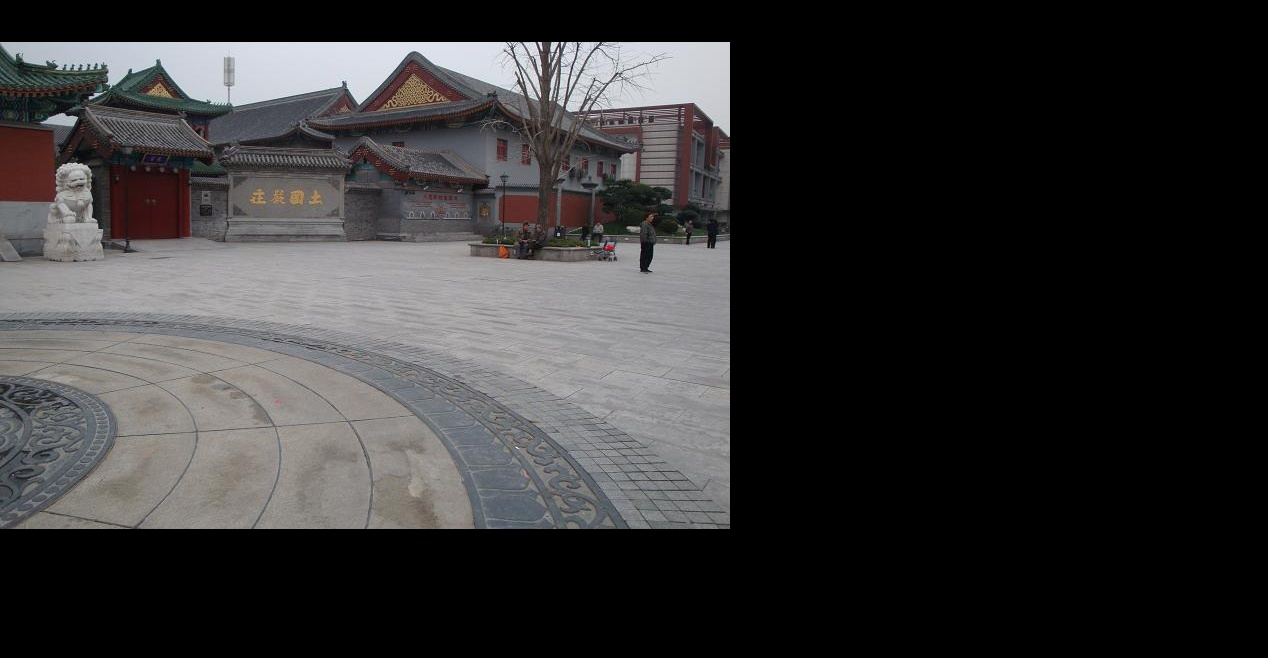
#> input picture warped_image1.jpg, 1268 x 658 px
$ python seam.py   (older library calls are emulated)
#> lines starting #> are read from the running program, lines starting #| are printed output that depends on the picture; after the words box and inside, x2 and y2 are one past the last pixel; in counts of white or black regions, pixels touching at a corner belong together
#> further down, warped_image_1 is the input picture: shape (658, 1268, 3); mean B, G, R 52.1, 51.7, 52.8
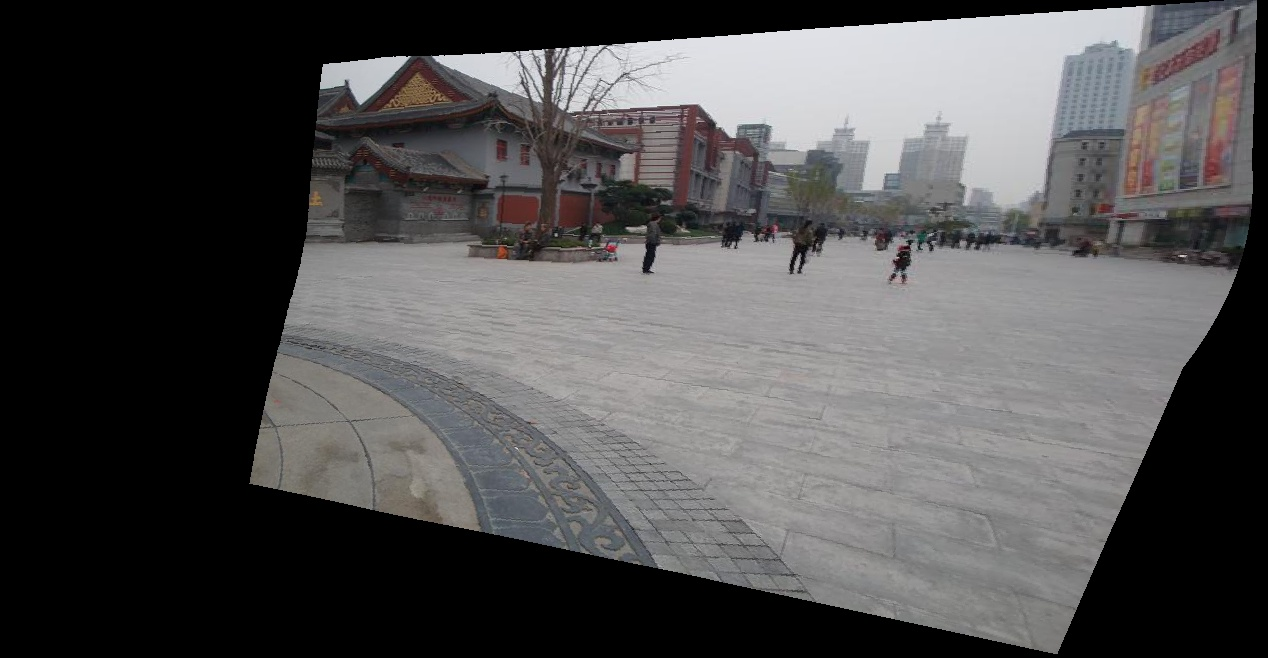
#> input picture warped_image2.jpg, 1268 x 658 px
#> further down, warped_image_2 is the input picture: shape (658, 1268, 3); mean B, G, R 79.1, 78.7, 79.6
import cv2
import numpy as np
from sklearn.cluster import KMeans
from skimage import measure, color
import copy
from constant import *
from scipy import ndimage


def find_seam(image_1, image_2):
    mask_1 = np.array(np.sum(image_1, axis=-1) > 0, dtype=np.uint8)
#> mask_1: shape (658, 1268); values 0 (black) and 1 (white), 43.5% white; 224 white regions (219 under 20 px), largest, box (x1, y1, x2, y2) and area: (0, 32, 737, 536) 362141, (416, 542, 452, 544) 72, (496, 538, 528, 540) 64, (480, 542, 512, 544) 64, (96, 542, 112, 544) 32
    mask_2 = np.array(np.sum(image_2, axis=-1) > 0, dtype=np.uint8)
#> mask_2: shape (658, 1268); values 0 (black) and 1 (white), 60.2% white; 39 black regions (38 under 20 px), largest, box (x1, y1, x2, y2) and area: (0, 0, 1268, 658) 332119
    mask_1[mask_1 > 0] = 255
    mask_2[mask_2 > 0] = 255
    ret, mask_1 = cv2.threshold(mask_1, 100, 255, cv2.THRESH_BINARY)
    ret, mask_2 = cv2.threshold(mask_2, 100, 255, cv2.THRESH_BINARY)

    # [4 lines of commented-out code are left out]

    con_mask = mask_1 | mask_2
#> con_mask: shape (658, 1268); 78.2% white; 71 black regions (68 under 20 px), largest, box (x1, y1, x2, y2) and area: (0, 0, 1268, 658) 147038, (0, 0, 1143, 42) 34182, (591, 37, 656, 40) 161
    overlap_mask = mask_1 & mask_2
#> overlap_mask: shape (658, 1268); 25.4% white; 212 white regions (208 under 20 px), largest, box (x1, y1, x2, y2) and area: (244, 40, 737, 536) 211468, (502, 538, 528, 540) 52, (384, 48, 404, 50) 40, (240, 454, 242, 464) 20
    overlap_mask = np.expand_dims(overlap_mask, axis=-1)
    overlap_image_1 = overlap_mask * image_1
    overlap_image_2 = overlap_mask * image_2

    E = calculate_E(overlap_image_1, overlap_image_2)

    # 计算ROI size
    kernel = cv2.getStructuringElement(cv2.MORPH_RECT, (3, 3))
    overlap_mask = cv2.dilate(overlap_mask, kernel)  # 膨胀操作
#> overlap_mask: shape (658, 1268); 26.1% white; 14 white regions (2 under 20 px), largest, box (x1, y1, x2, y2) and area: (239, 33, 738, 545) 217569, (489, 541, 497, 545) 32, (555, 541, 563, 545) 32
    x, y, w, h = cv2.boundingRect(overlap_mask)
#> x = 239; y = 33; w = 499; h = 512
    # [8 lines of commented-out code are left out]
    edge_1 = cv2.Canny(mask_1, 50, 100)
#> edge_1: shape (658, 1268); 0.51% white in thin lines or dots, all inside (x1, y1, x2, y2) = (0, 31, 737, 544)
    edge_2 = cv2.Canny(mask_2, 50, 100)
#> edge_2: shape (658, 1268); 0.62% white in thin lines or dots, all inside (x1, y1, x2, y2) = (239, 0, 1265, 657)
    in_mask = edge_1 & edge_2
#> in_mask: shape (658, 1268); 0.01% white in thin lines or dots, all inside (x1, y1, x2, y2) = (464, 33, 724, 544)

    # cv2.imshow("1", edge_1)

    pts = np.argwhere(in_mask > 0)
#> pts = 117 pairs, first value 33 to 543, second value 464 to 723
    km_cluster = KMeans(n_clusters=2)
    cluster_res = km_cluster.fit_predict(pts)
#> cluster_res = 117 values from 0 to 1

    start_idx = pts[cluster_res == 0]
#> start_idx = 82 pairs, first value 33 to 40, second value 572 to 723
    start_idx = start_idx[int(len(start_idx)/2)]
#> start_idx = [39, 603]

    end_idx = pts[cluster_res == 1]
#> end_idx = 35 pairs, first value 531 to 543, second value 464 to 511
    end_idx = end_idx[int(len(end_idx)/2)]
#> end_idx = [535, 489]

    reachable = np.zeros((h, w), dtype=np.bool)
    path = np.zeros((h, w))
    cost = np.zeros((h, w))

    # 计算接缝的方向
    if np.abs(start_idx[0] - end_idx[0]) > np.abs(start_idx[1] - end_idx[1]):   # v
        orientation = 1
        if start_idx[0] > end_idx[0]:
            temp = start_idx
            start_idx = end_idx
            end_idx = temp
        # 左上1  上2   右上3
        # print(start_idx, end_idx)
        # print(start_idx[0] - y, start_idx[1] - x)
        # print(end_idx[0] - y, end_idx[1] - x)
        reachable[start_idx[0]-y, start_idx[1]-x] = True
        for i in range(1, h):
            for j in range(w):
                steps = [float('inf'), 0]  #
                # i+y j+x
                # i, j
                if overlap_mask[i+y, j+x] > 0:
                    if j - 1 >= 0 and reachable[i - 1, j - 1] and E[i+y, j+x] + cost[i - 1, j - 1] < steps[0]:  # 左下
                        steps = [E[i+y, j+x] + cost[i - 1, j - 1], 1]
                    if reachable[i - 1, j] and E[i+y, j+x] + cost[i - 1, j] < steps[0]:                         # 下
                        steps = [E[i+y, j+x] + cost[i - 1, j], 2]
                    if j + 1 < w and reachable[i - 1, j + 1] and E[i+y, j+x] + cost[i - 1, j + 1] < steps[0]:   # 右下
                        steps = [E[i+y, j+x] + cost[i - 1, j + 1], 3]
                    if steps[1] != 0:
                        path[i, j] = steps[1]
                        cost[i, j] = steps[0]
                        reachable[i, j] = True
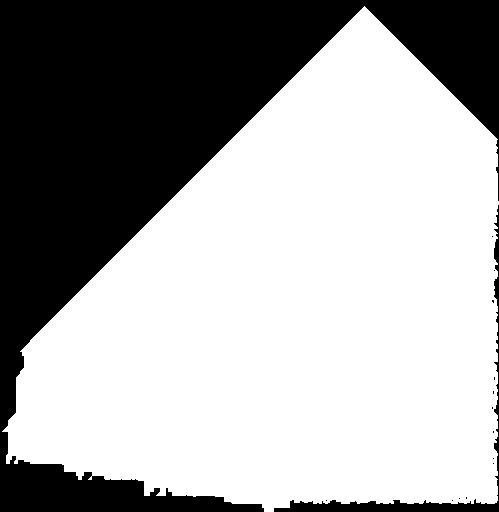
#> reachable: shape (512, 499) bool; 64.7% white; 15 black regions (13 under 20 px), largest, box (x1, y1, x2, y2) and area: (0, 0, 499, 512) 87517, (274, 205, 499, 512) 2645
        seam = []
        j = end_idx[1]
#> j = 489
        for i in range(end_idx[0], start_idx[0] - 1, -1):
            seam.append((int(i), int(j)))
            direct = path[int(i - y), int(j - x)] - 2
            j += direct
#> this loop made 497 passes
#> (direct, j) on passes 1 to 3: (0, 489), (0, 489), (0, 489)
#> after the loop, j = 601; seam = 497 pairs, first value 39 to 535, second value 489 to 609
    else:   # h
        orientation = 0
        if start_idx[1] > end_idx[1]:
            temp = start_idx
            start_idx = end_idx
            end_idx = temp
        # 左上1  上2   右上3
        reachable[start_idx[0]-y, start_idx[1]-x] = True
        for j in range(1, w):
            for i in range(h):
                steps = [float('inf'), 0]
                # i+y j+x
                # i, j
                if overlap_mask[i+y, j+x] > 0:
                    if i - 1 >= 0 and reachable[i-1, j-1] and E[i+y, j+x] + cost[i-1, j-1] < steps[0]:
                        steps = [E[i+y, j+x] + cost[i-1, j-1], 1]
                    if reachable[i, j-1] and E[i+y, j+x] + cost[i, j-1] < steps[0]:
                        steps = [E[i+y, j+x] + cost[i, j-1], 2]
                    if i + 1 < h and reachable[i+1, j-1] and E[i+y, j+x] + cost[i+1, j-1] < steps[0]:
                        steps = [E[i+y, j+x] + cost[i+1, j-1], 3]
                    if steps[1] != 0:
                        path[i, j] = steps[1]
                        cost[i, j] = steps[0]
                        reachable[i, j] = True
        seam = []
        i = end_idx[0]
        for j in range(end_idx[1], start_idx[1] - 1, -1):
            seam.append((int(i), int(j)))
            direct = path[int(i - y), int(j - x)] - 2
            i += direct

    seam_mask = copy.deepcopy(con_mask)

    for pt in seam:
        seam_mask[pt[0], pt[1]] = 0
#> this loop made 497 passes
#> pt on passes 1 to 3: (535, 489), (534, 489), (533, 489)
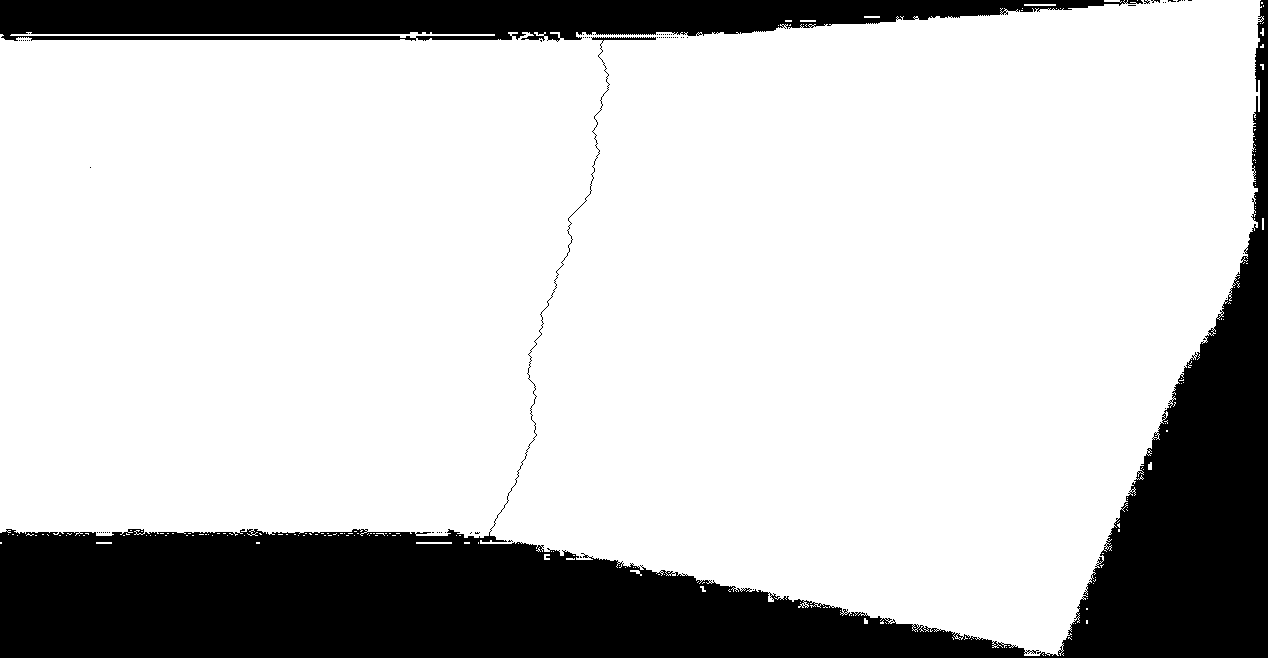
#> seam_mask: shape (658, 1268); 78.2% white; 70 black regions (68 under 20 px), largest, box (x1, y1, x2, y2) and area: (0, 0, 1268, 658) 147695, (0, 0, 1143, 42) 34182

    labels, n = measure.label(seam_mask, connectivity=1, return_num=True)
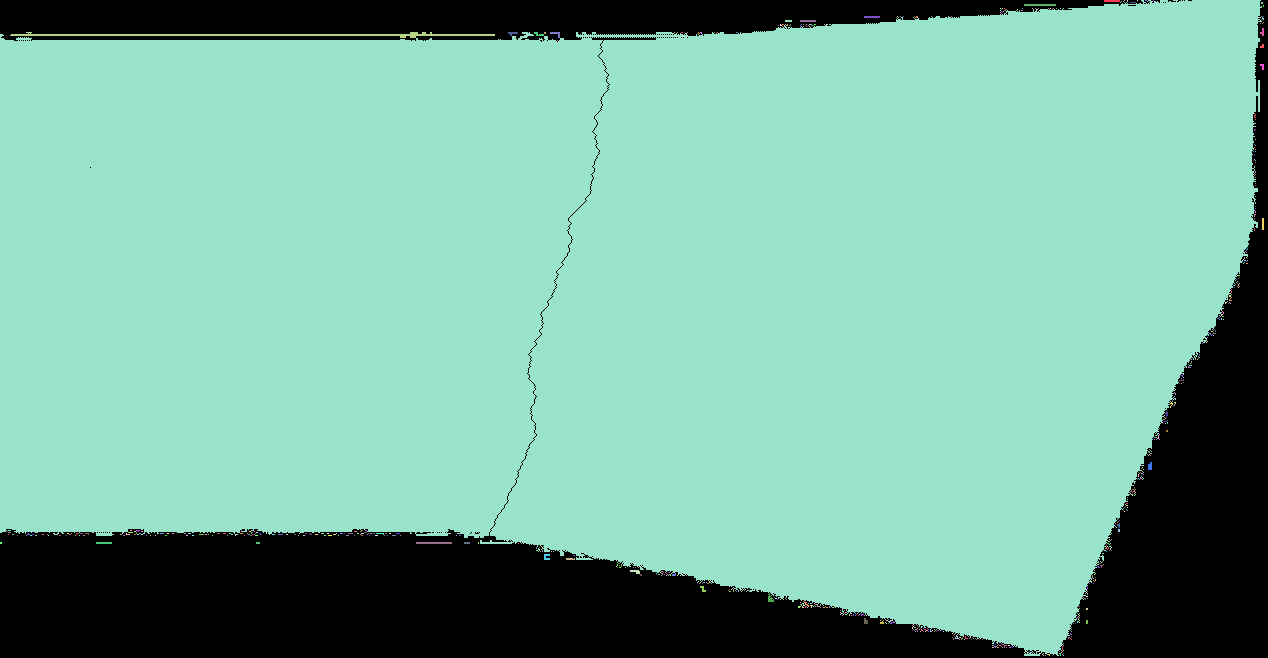
#> labels: shape (658, 1268) int64; 787 distinct labels, from 0 to 786; one colour per label, 0 black
#> n = 786
    # 获取image1的mask
    res_mask_1 = np.zeros_like(labels, dtype=np.float)
    for i in range(n+1):
        res_mask_1[labels == i] = 1
        if np.sum(res_mask_1[(np.array(cv2.dilate(mask_1, kernel)) == 0) * (res_mask_1 > 0)]) == 0:
            break
        res_mask_1[labels == i] = 0
#> res_mask_1: shape (658, 1268) float64; values 0 (black) and 1 (white), 0.12% white in thin lines or dots, all inside (x1, y1, x2, y2) = (10, 32, 495, 38)
    # 获取image2的mask
    res_mask_2 = np.zeros_like(labels, dtype=np.float)
    for i in range(n + 1):
        res_mask_2[labels == i] = 1
        if np.sum(res_mask_2[(np.array(cv2.dilate(mask_2, kernel)) == 0) * (res_mask_2 > 0)]) == 0:
            break
        res_mask_2[labels == i] = 0
#> res_mask_2: shape (658, 1268) float64; values 0 (black) and 1 (white), 0% white; 1 white region, box (x1, y1, x2, y2) and area: (1104, 0, 1120, 2) 32

    # # 羽化融合
    test_pt = seam[0]
#> test_pt = (535, 489)
    if orientation == 1:
        if res_mask_1[test_pt[0], test_pt[1]-1] > 0:
            for pt in seam:
                res_mask_1[pt[0], pt[1] - blend_width:pt[1] + blend_width] = np.linspace(0, 1, blend_width*2)[::-1]
            for pt in seam:
                res_mask_2[pt[0], pt[1] - blend_width:pt[1] + blend_width] = np.linspace(0, 1, blend_width*2)
        else:
            for pt in seam:
                res_mask_2[pt[0], pt[1] - blend_width:pt[1] + blend_width] = np.linspace(0, 1, blend_width*2)[::-1]
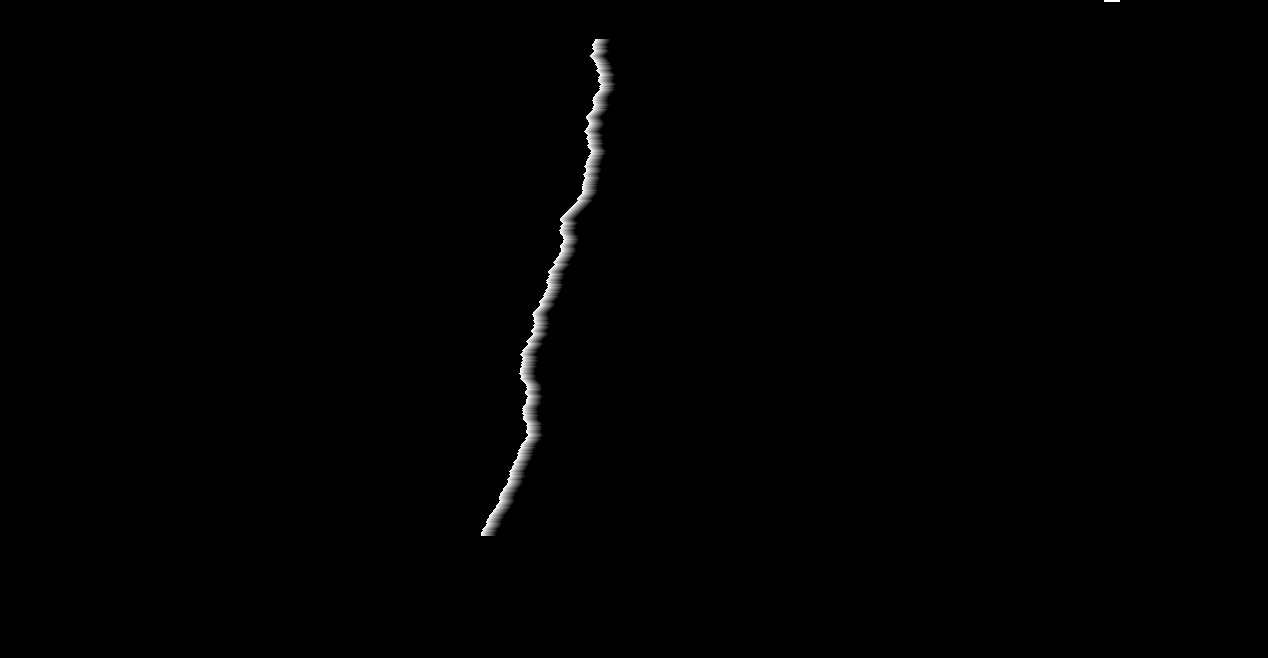
#> res_mask_2: shape (658, 1268) float64; min 0, max 1, mean 0.0048
            for pt in seam:
                res_mask_1[pt[0], pt[1] - blend_width:pt[1] + blend_width] = np.linspace(0, 1, blend_width*2)
#> res_mask_1: shape (658, 1268) float64; min 0, max 1, mean 0.006
    else:
        if res_mask_1[test_pt[0]-1, test_pt[1]] > 0:
            for pt in seam:
                res_mask_1[pt[0]-blend_width:pt[0]+blend_width, pt[1]] = np.linspace(0, 1, blend_width*2)[::-1]
            for pt in seam:
                res_mask_2[pt[0]-blend_width:pt[0]+blend_width, pt[1]] = np.linspace(0, 1, blend_width*2)
        else:
            for pt in seam:
                res_mask_2[pt[0]-blend_width:pt[0]+blend_width, pt[1]] = np.linspace(0, 1, blend_width*2)[::-1]
            for pt in seam:
                res_mask_1[pt[0]-blend_width:pt[0]+blend_width, pt[1]] = np.linspace(0, 1, blend_width*2)

    res_mask_1 = np.expand_dims(res_mask_1, axis=-1)
    res_mask_2 = np.expand_dims(res_mask_2, axis=-1)

    res_image1 = res_mask_1 * image_1
    res_image2 = res_mask_2 * image_2
    res_image = res_image1 + res_image2
    cv2.imshow("res_image", np.array(res_image, dtype=np.uint8))
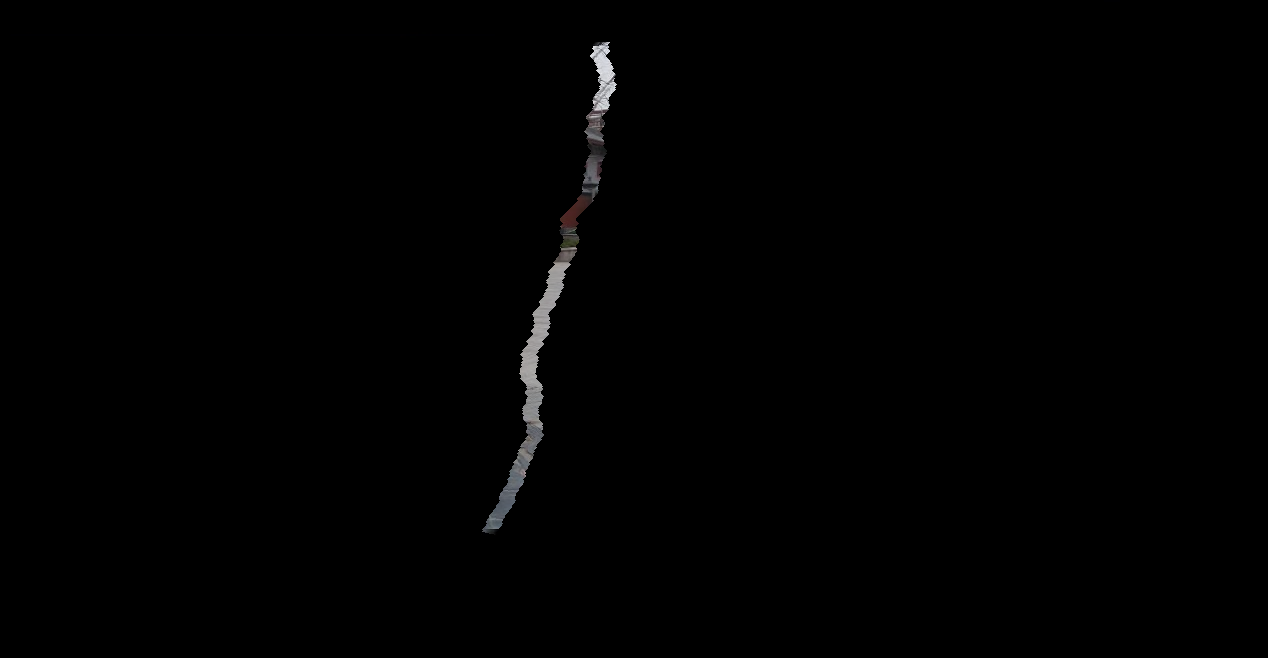
#> window 'res_image': shape (658, 1268, 3); mean B, G, R 1.1, 1.1, 1.1
    cv2.waitKey()
    return res_image


def calculate_E(image_1, image_2):
    image_1 = cv2.cvtColor(image_1, cv2.COLOR_BGR2GRAY)
    image_2 = cv2.cvtColor(image_2, cv2.COLOR_BGR2GRAY)
    Sx = np.array([[-2, 0, 2], [-1, 0, 1], [-2, 0, 2]])
    Sy = np.array([[-2, -1, 2], [0, 0, 0], [2, 1, 2]])

    image_x_1 = cv2.filter2D(image_1, -1, Sx)
    image_y_1 = cv2.filter2D(image_1, -1, Sy)

    image_x_2 = cv2.filter2D(image_2, -1, Sx)
    image_y_2 = cv2.filter2D(image_2, -1, Sy)

    E_color = (image_1 - image_2)**2
    E_geometry = (image_x_1 - image_x_2) * (image_y_1 - image_y_2)
    E = E_color + E_geometry
    return E.astype(float)


# test
if __name__ == "__main__":
    warped_image_1 = cv2.imread("./warped_image1.jpg")
    warped_image_2 = cv2.imread("./warped_image2.jpg")
    find_seam(warped_image_1, warped_image_2)
